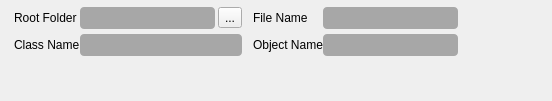
<?xml version="1.0" encoding="UTF-8"?>
<ui version="4.0">
 <class>UI::BaseUIExporterSettingsBlockContainerWidget</class>
 <widget class="QWidget" name="UI::BaseUIExporterSettingsBlockContainerWidget">
  <property name="geometry">
   <rect>
    <x>0</x>
    <y>0</y>
    <width>552</width>
    <height>101</height>
   </rect>
  </property>
  <property name="windowTitle">
   <string>BaseUIExporterSettingsBlockContainerWidget</string>
  </property>
  <layout class="QHBoxLayout" name="horizontalLayout">
   <property name="spacing">
    <number>0</number>
   </property>
   <property name="leftMargin">
    <number>0</number>
   </property>
   <property name="topMargin">
    <number>0</number>
   </property>
   <property name="rightMargin">
    <number>0</number>
   </property>
   <property name="bottomMargin">
    <number>0</number>
   </property>
   <item>
    <widget class="UI::SettingsBlockContainerWidget" name="settingsBlockContainerWidget">
     <widget class="QWidget" name="customTools">
      <layout class="QHBoxLayout" name="layout">
       <property name="spacing">
        <number>0</number>
       </property>
       <property name="leftMargin">
        <number>7</number>
       </property>
       <property name="topMargin">
        <number>0</number>
       </property>
       <property name="rightMargin">
        <number>0</number>
       </property>
       <property name="bottomMargin">
        <number>0</number>
       </property>
       <item>
        <widget class="QWidget" name="customToolsWrapper" native="true">
         <layout class="QHBoxLayout" name="horizontalLayout_5">
          <property name="spacing">
           <number>0</number>
          </property>
          <property name="leftMargin">
           <number>0</number>
          </property>
          <property name="topMargin">
           <number>0</number>
          </property>
          <property name="rightMargin">
           <number>0</number>
          </property>
          <property name="bottomMargin">
           <number>0</number>
          </property>
         </layout>
        </widget>
       </item>
      </layout>
     </widget>
     <widget class="QWidget" name="settingsBlockContent">
      <property name="styleSheet">
       <string notr="true">
        QLineEdit {
        border-radius: 4px;
        background: rgba(0, 0, 0, 77);
        color: rgba(225, 225, 228, 255);
        font-family: Inter;
        font-size: 12px;
        letter-spacing: 0px;
        min-height: 22px;
        max-height: 22px;
        padding: 0px 6px;
        }

        QLineEdit:hover {
        background: rgba(0, 0, 0, 77);
        color: rgba(110, 185, 255, 255);
        }

        QLineEdit:focus {
        background: rgba(37, 37, 40, 255);
        color: rgba(110, 185, 255, 255);
        }

        QLineEdit[widget-type=&quot;Warning&quot;] {
        background: rgba(40, 32, 35, 255);
        color: rgba(255, 97, 125, 255);
        }

        QLineEdit[readOnly=&quot;true&quot;],
        QLineEdit[widget-type=&quot;ReadOnly&quot;] {
        background: transparent;
        color: rgba(153, 153, 156, 255);
        }

        QLineEdit:disabled {
        background: rgba(37, 37, 40, 255);
        color: rgba(70, 70, 73, 255);
        }
       </string>
      </property>
      <layout class="QVBoxLayout" name="layout_2">
       <property name="spacing">
        <number>0</number>
       </property>
       <property name="leftMargin">
        <number>7</number>
       </property>
       <property name="topMargin">
        <number>0</number>
       </property>
       <property name="rightMargin">
        <number>7</number>
       </property>
       <property name="bottomMargin">
        <number>7</number>
       </property>
       <item>
        <layout class="QGridLayout" name="settingsWrapper">
         <property name="leftMargin">
          <number>7</number>
         </property>
         <property name="topMargin">
          <number>7</number>
         </property>
         <property name="rightMargin">
          <number>7</number>
         </property>
         <property name="bottomMargin">
          <number>0</number>
         </property>
         <property name="horizontalSpacing">
          <number>11</number>
         </property>
         <property name="verticalSpacing">
          <number>7</number>
         </property>
         <item row="0" column="0">
          <layout class="QFormLayout" name="formLayout_2">
           <property name="horizontalSpacing">
            <number>0</number>
           </property>
           <property name="verticalSpacing">
            <number>5</number>
           </property>
           <item row="0" column="0">
            <widget class="QLabel" name="label">
             <property name="text">
              <string>Root Folder</string>
             </property>
            </widget>
           </item>
           <item row="0" column="1">
            <layout class="QHBoxLayout" name="horizontalLayout_4">
             <property name="spacing">
              <number>3</number>
             </property>
             <item>
              <widget class="QLineEdit" name="rootFolder"/>
             </item>
             <item>
              <widget class="QToolButton" name="folderButton">
               <property name="text">
                <string>...</string>
               </property>
               <property name="icon">
                <iconset resource="../../resources/resources.qrc">
                 <normaloff>:/folder.png</normaloff>:/folder.png</iconset>
               </property>
              </widget>
             </item>
            </layout>
           </item>
           <item row="1" column="0">
            <widget class="QLabel" name="label_3">
             <property name="text">
              <string>Class Name</string>
             </property>
            </widget>
           </item>
           <item row="1" column="1">
            <widget class="QLineEdit" name="className"/>
           </item>
          </layout>
         </item>
         <item row="0" column="1">
          <layout class="QFormLayout" name="formLayout_3">
           <property name="horizontalSpacing">
            <number>0</number>
           </property>
           <property name="verticalSpacing">
            <number>5</number>
           </property>
           <item row="0" column="0">
            <widget class="QLabel" name="label_2">
             <property name="text">
              <string>File Name</string>
             </property>
            </widget>
           </item>
           <item row="0" column="1">
            <widget class="QLineEdit" name="fileName"/>
           </item>
           <item row="1" column="0">
            <widget class="QLabel" name="label_4">
             <property name="text">
              <string>Object Name</string>
             </property>
            </widget>
           </item>
           <item row="1" column="1">
            <widget class="QLineEdit" name="objectName"/>
           </item>
          </layout>
         </item>
        </layout>
       </item>
      </layout>
     </widget>
    </widget>
   </item>
  </layout>
 </widget>
 <customwidgets>
  <customwidget>
   <class>UI::NamedWidget</class>
   <extends>QWidget</extends>
   <header>NamedWidget.h</header>
  </customwidget>
  <customwidget>
   <class>UI::SettingsBlockContainerWidget</class>
   <extends>UI::NamedWidget</extends>
   <header>SettingsBlockContainerWidget.h</header>
   <container>1</container>
  </customwidget>
 </customwidgets>
 <resources>
  <include location="../../resources/resources.qrc"/>
 </resources>
 <connections/>
</ui>
